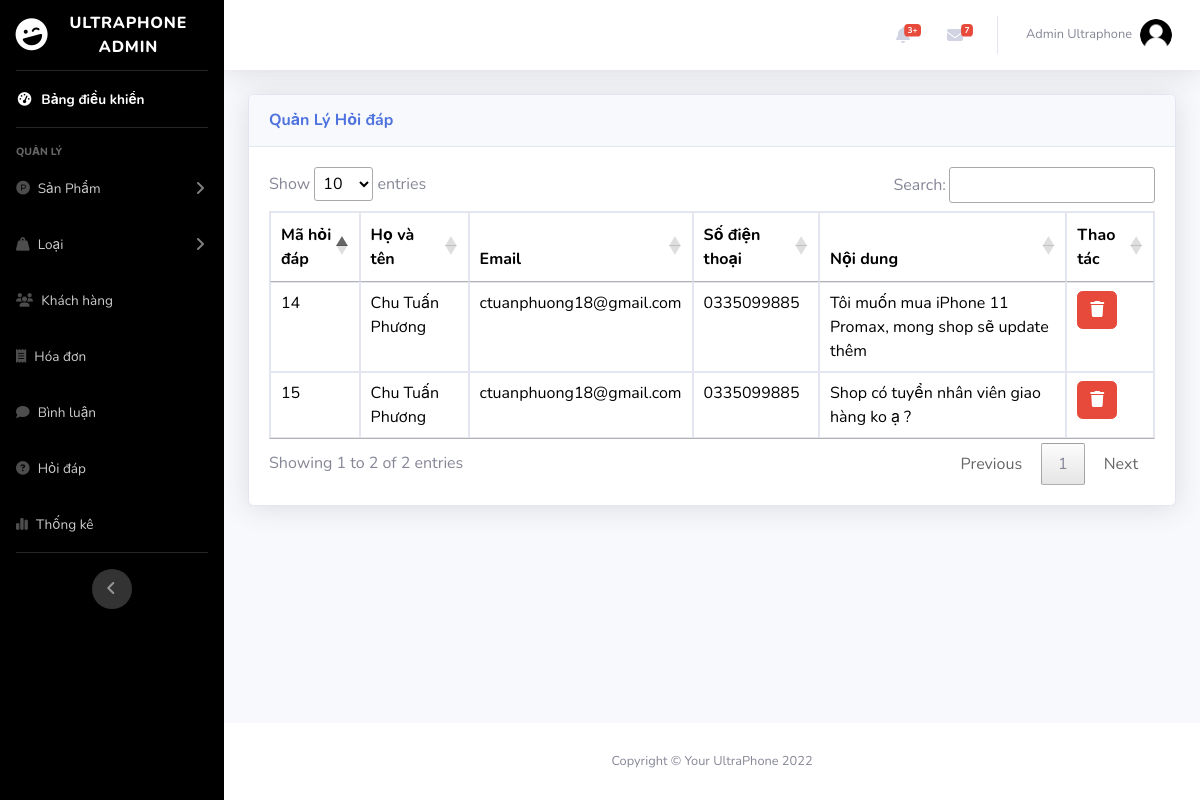
The page /admin/index.php?act=list_ques (signed in) on the database as committed earlier.
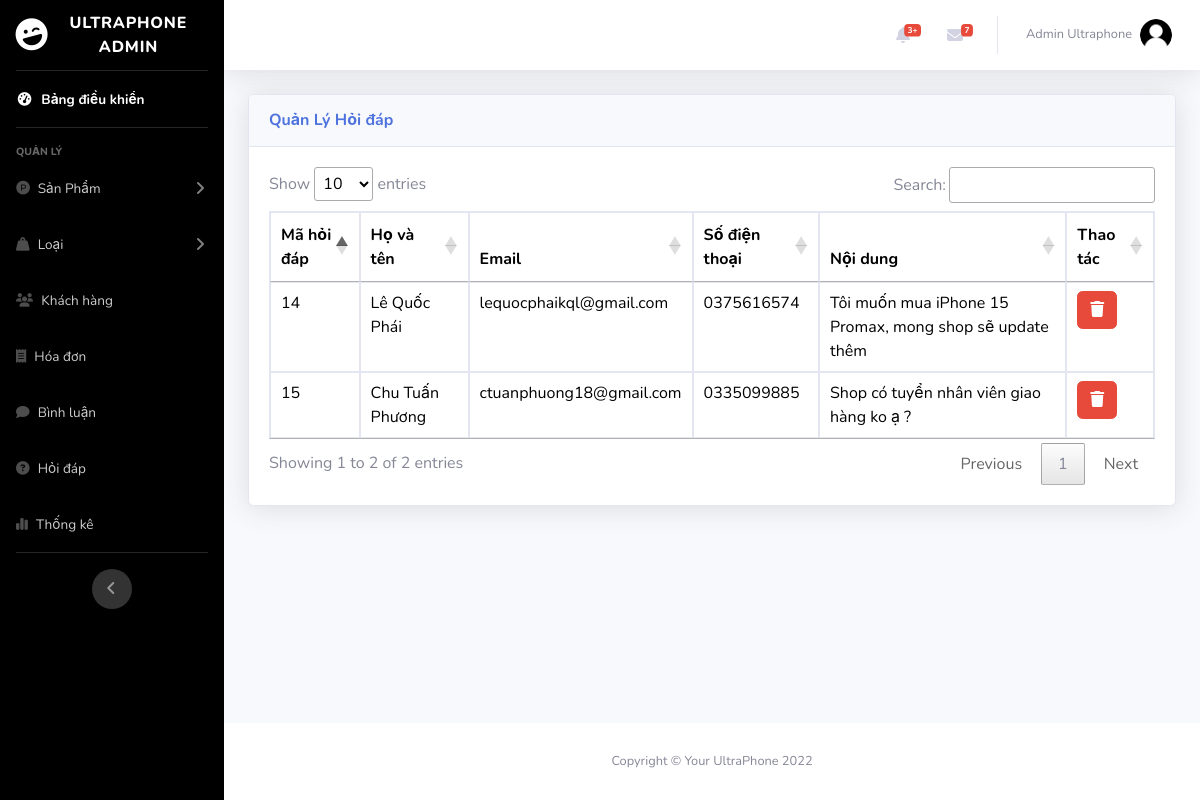
The same page on the database as committed later.
### tables this page shows
CREATE TABLE `question` (
  `id_ques` int(11) NOT NULL,
  `name` varchar(250) NOT NULL,
  `email` varchar(250) NOT NULL,
  `phone` varchar(20) NOT NULL,
  `contennt` text NOT NULL
);

### admin/controller/controller.php (called while the page is built)
<?php
function render($path, $data = [])
{
    extract($data);
    $view = "view/" . $path . ".php";
    include_once $view;
}

### admin/model/pdo.php (called while the page is built, shortened)
<?php
function pdo_get_connection(){
    $dburl = "mysql:host=127.0.0.1;dbname=ultraphone;charset=utf8";
    $username = 'root';
    $password = '';
    $conn = new PDO($dburl, $username, $password);
    $conn->setAttribute(PDO::ATTR_ERRMODE, PDO::ERRMODE_EXCEPTION);
    return $conn;
}
function pdo_query($sql){
    $sql_args = array_slice(func_get_args(), 1);
    try{
        $conn = pdo_get_connection();
        $stmt = $conn->prepare($sql);
        $stmt->execute($sql_args);
        $rows = $stmt->fetchAll();
        return $rows;
    }
    catch(PDOException $e){
        throw $e;
    }
    finally{
        unset($conn);
    }
}

### admin/model/hoidap.php (called while the page is built, shortened)
<?php
  function question() {
    $sql = "SELECT * FROM `question` WHERE 1";
    $listques = pdo_query($sql);
    return $listques;
}
?>

### admin/view/list_question.php (the view, shortened to what this page needs)
<?php include_once "header.php" ?>
<body id="page-top">
    <div id="wrapper">
        <?php include_once "nav.php" ?>
        <div class="container-fluid">
            <div class="card shadow mb-4" >
                <div class="card-header py-3">
                    <h6 class="m-0 font-weight-bold text-primary">Quản Lý Hỏi đáp</h6>
                </div>
                <div class="card-body">
                    <div class="table-responsive">
                        <table class="table table-bordered" id="dataTable" width="100%" cellspacing="0">
                            <thead>
                                <tr>
                                    <th>Mã hỏi đáp</th>
                                    <th>Họ và tên</th>
                                    <th>Email</th>
                                    <th>Số điện thoại</th>
                                    <th>Nội dung</th>
                                    <th>Thao tác</th>
                                </tr>
                            </thead>
                            <tbody>
                                <?php
                                foreach ($listques as $ques) : extract($ques); ?>
                                    <tr>
                                        <td><?= $id_ques ?></td>
                                        <td><?= $name ?></td>
                                        <td><?= $email ?></td>
                                        <td><?= $phone ?></td>
                                        <td><?= $contennt ?></td>
                                        <td>
                                        <a href="./index.php?act=delete_ques&id_ques=<?= $ques['id_ques'] ?>" class="btn btn-danger" onclick="return confirm('Bạn có chắc chắn muốn xóa không?')"><i class="fa-solid fa-trash"></i></a>
                                        </td>
                                    </tr>
                                <?php endforeach ?>
                            </tbody>
                        </table>
                    </div>
                </div>
            </div>
        </div>
    </div>
    <?php include_once "footer.php" ?>

Rows that differ between the two databases and show on the page:
changed question id 14: name "Chu Tuấn Phương" → "Lê Quốc Phái"; email "ctuanphuong18@gmail.com" → "lequocphaikql@gmail.com"; phone "0335099885" → "0375616574"; contennt "Tôi muốn mua iPhone 11 Promax, mong shop sẽ update thêm" → "Tôi muốn mua iPhone 15 Promax, mong shop sẽ update thêm"
